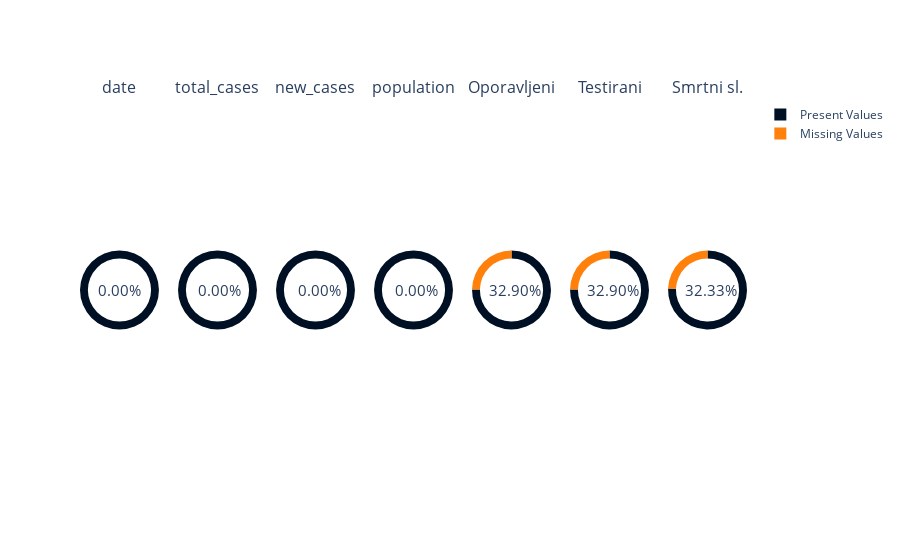

Source (notebook cell):
### Code cell
MissingDataPlot(missingData)

### Figure 1 — Plotly figure (JSON) as saved in the notebook; plotly's stock layout.template omitted (floating-point values rounded to 4 significant figures)
{"data": [{"domain": {"x": [0, 0.1184], "y": [0, 1]}, "hole": 0.8, "hoverinfo": "label+value", "labels": ["Missing Values", "Present Values"], "marker": {"colors": ["#FF800B", "#001024"]}, "textinfo": "none", "type": "pie", "values": [0, 307]}, {"domain": {"x": [0.1469, 0.2653], "y": [0, 1]}, "hole": 0.8, "hoverinfo": "label+value", "labels": ["Missing Values", "Present Values"], "marker": {"colors": ["#FF800B", "#001024"]}, "textinfo": "none", "type": "pie", "values": [0, 307]}, {"domain": {"x": [0.2939, 0.4122], "y": [0, 1]}, "hole": 0.8, "hoverinfo": "label+value", "labels": ["Missing Values", "Present Values"], "marker": {"colors": ["#FF800B", "#001024"]}, "textinfo": "none", "type": "pie", "values": [0, 307]}, {"domain": {"x": [0.4408, 0.5592], "y": [0, 1]}, "hole": 0.8, "hoverinfo": "label+value", "labels": ["Missing Values", "Present Values"], "marker": {"colors": ["#FF800B", "#001024"]}, "textinfo": "none", "type": "pie", "values": [0, 307]}, {"domain": {"x": [0.5878, 0.7061], "y": [0, 1]}, "hole": 0.8, "hoverinfo": "label+value", "labels": ["Missing Values", "Present Values"], "marker": {"colors": ["#FF800B", "#001024"]}, "textinfo": "none", "type": "pie", "values": [76, 231]}, {"domain": {"x": [0.7347, 0.8531], "y": [0, 1]}, "hole": 0.8, "hoverinfo": "label+value", "labels": ["Missing Values", "Present Values"], "marker": {"colors": ["#FF800B", "#001024"]}, "textinfo": "none", "type": "pie", "values": [76, 231]}, {"domain": {"x": [0.8816, 1.0], "y": [0, 1]}, "hole": 0.8, "hoverinfo": "label+value", "labels": ["Missing Values", "Present Values"], "marker": {"colors": ["#FF800B", "#001024"]}, "textinfo": "none", "type": "pie", "values": [75, 232]}], "layout": {"annotations": [{"font": {"size": 16}, "showarrow": false, "text": "date", "x": 0.05918, "xanchor": "center", "xref": "paper", "y": 1, "yanchor": "bottom", "yref": "paper"}, {"font": {"size": 16}, "showarrow": false, "text": "total_cases", "x": 0.2061, "xanchor": "center", "xref": "paper", "y": 1, "yanchor": "bottom", "yref": "paper"}, {"font": {"size": 16}, "showarrow": false, "text": "new_cases", "x": 0.3531, "xanchor": "center", "xref": "paper", "y": 1, "yanchor": "bottom", "yref": "paper"}, {"font": {"size": 16}, "showarrow": false, "text": "population", "x": 0.5, "xanchor": "center", "xref": "paper", "y": 1, "yanchor": "bottom", "yref": "paper"}, {"font": {"size": 16}, "showarrow": false, "text": "Oporavljeni", "x": 0.6469, "xanchor": "center", "xref": "paper", "y": 1, "yanchor": "bottom", "yref": "paper"}, {"font": {"size": 16}, "showarrow": false, "text": "Testirani", "x": 0.7939, "xanchor": "center", "xref": "paper", "y": 1, "yanchor": "bottom", "yref": "paper"}, {"font": {"size": 16}, "showarrow": false, "text": "Smrtni sl.", "x": 0.9408, "xanchor": "center", "xref": "paper", "y": 1, "yanchor": "bottom", "yref": "paper"}, {"font": {"size": 15}, "showarrow": false, "text": "0.00%", "x": 0.024, "y": 0.5}, {"font": {"size": 15}, "showarrow": false, "text": "0.00%", "x": 0.174, "y": 0.5}, {"font": {"size": 15}, "showarrow": false, "text": "0.00%", "x": 0.324, "y": 0.5}, {"font": {"size": 15}, "showarrow": false, "text": "0.00%", "x": 0.504, "y": 0.5}, {"font": {"size": 15}, "showarrow": false, "text": "32.90%", "x": 0.694, "y": 0.5}, {"font": {"size": 15}, "showarrow": false, "text": "32.90%", "x": 0.841, "y": 0.5}, {"font": {"size": 15}, "showarrow": false, "text": "32.33%", "x": 0.988, "y": 0.5}]}}
